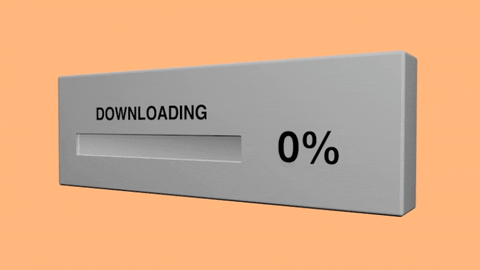
#> input picture gif_to_pngs/example.gif, 480 x 270 px; its folder holds only this picture in this run
$ python main.py
#> lines starting #> are read from the running program, lines starting #| are printed output that depends on the picture
from PIL import Image
import os

# Ищем все файлы с расширением .gif в текущей директории
gif_files = [file for file in os.listdir('.') if file.endswith('.gif')]

# Проверяем, что найдены файлы .gif
if not gif_files:
    print('GIF files not found!')
else:
    # Обрабатываем каждый файл .gif
    for gif_path in gif_files:
        # Создаем папку для сохранения PNG-изображений текущего файла .gif
        pngs_dir = os.path.join(os.path.dirname(gif_path), f"{os.path.splitext(gif_path)[0]}_pngs")
        if not os.path.exists(pngs_dir):
            os.makedirs(pngs_dir)

        # Открываем GIF-файл
        gif_image = Image.open(gif_path)
#> gif_image is the input picture: PIL image 480x270 P; mean R, G, B, A 215.6, 171.2, 135.3, 255

        # Извлекаем каждый кадр из GIF-файла и сохраняем его в отдельный файл
        previous_frame = None
        frame_count = 0
        for frame in range(0, gif_image.n_frames):
            gif_image.seek(frame)
            gif_frame = gif_image.convert('RGBA')

            # Пропускаем сохранение кадра, если он идентичен предыдущему кадру
            if previous_frame and gif_frame == previous_frame:
                continue

            file_name = os.path.join(pngs_dir, f"frame_{frame_count}.png")
            gif_frame.save(file_name, format="png")

            previous_frame = gif_frame
            frame_count += 1
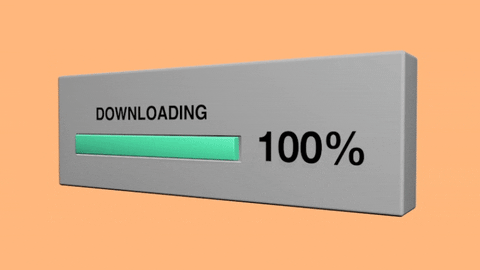
#> gif_frame: PIL image 480x270 RGBA; mean R, G, B, A 212.8, 171.8, 134.7, 255
#> after the loop, frame_count = 25

        # Удаляем исходный GIF-файл
        # os.remove(gif_path)
